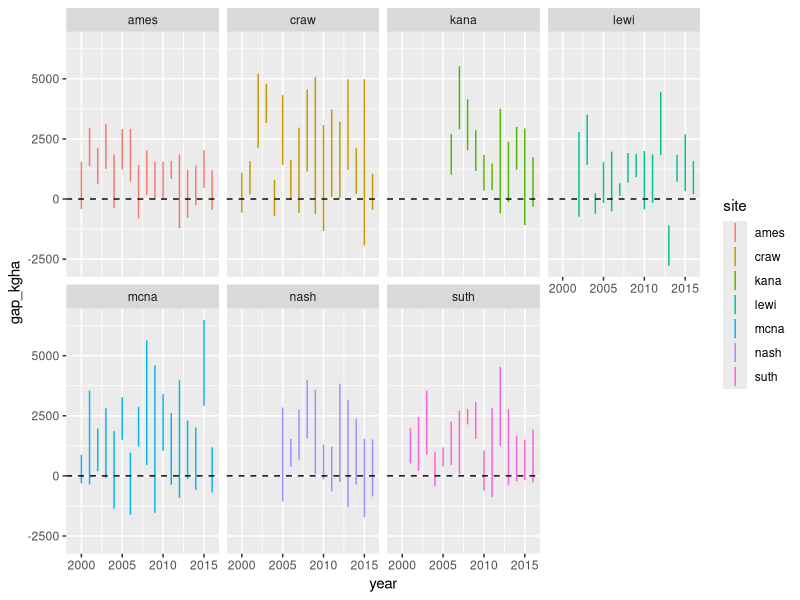
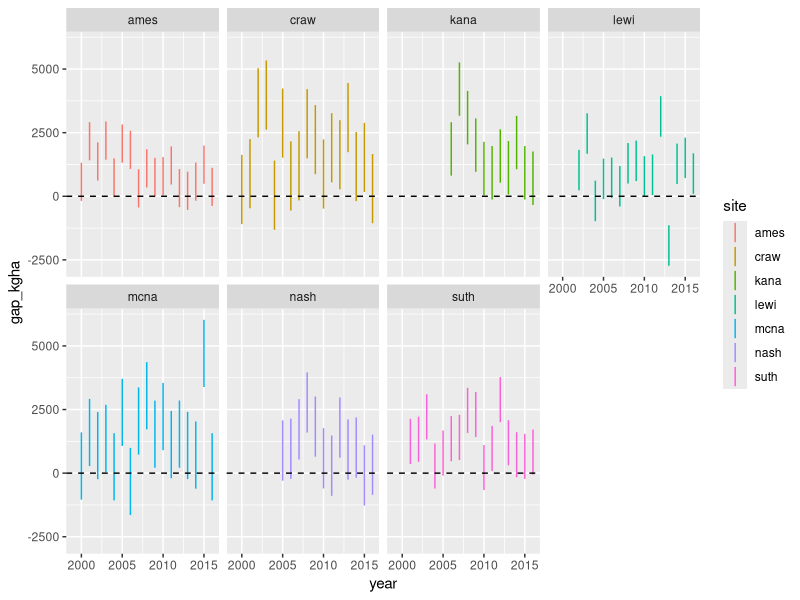
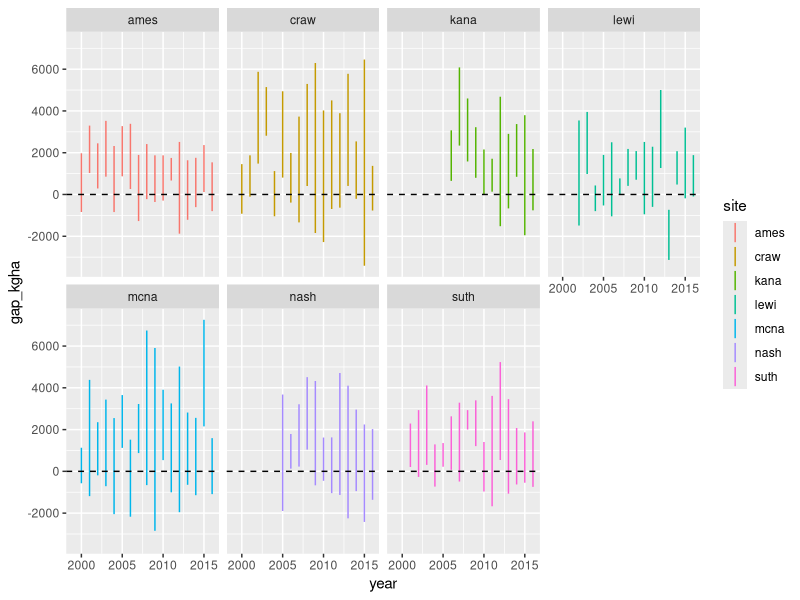
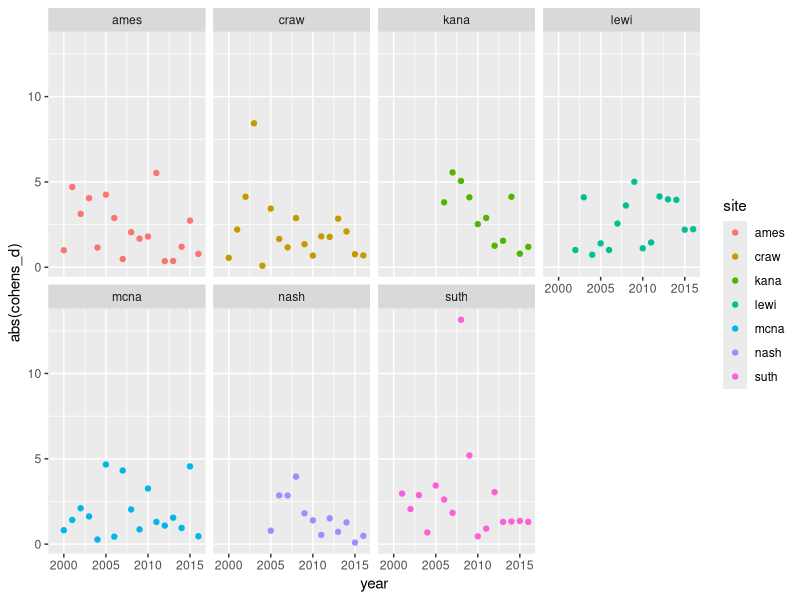
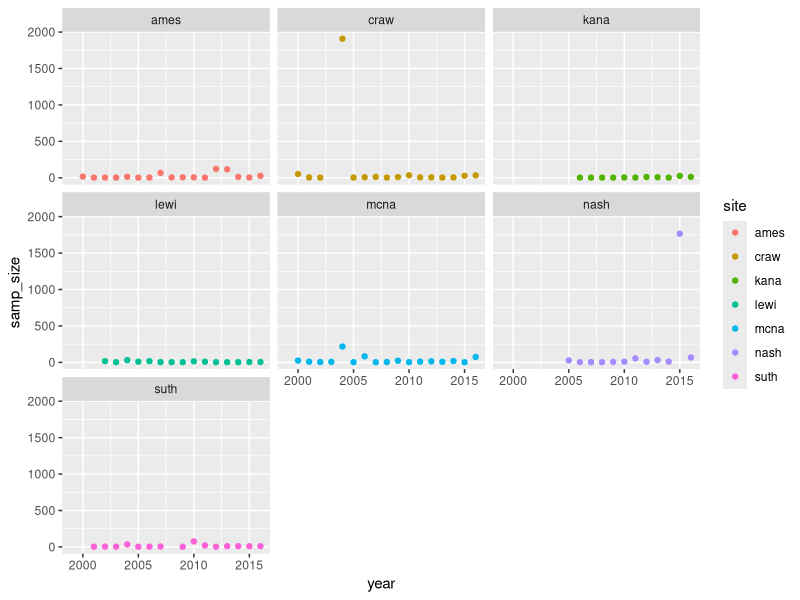
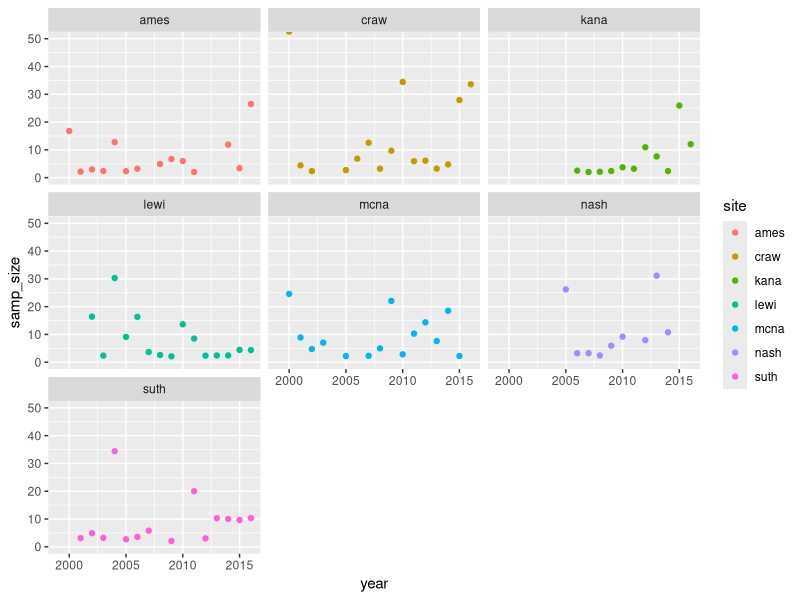

The R source for these figures, in order:
## ---- chunk 1
knitr::opts_chunk$set(echo = TRUE)
library(tidyverse)
## ---- chunk 2
dat_miranda <- read_csv("./dat_miranda.csv")
## ---- chunk 3
ylds <- 
  dat_miranda %>% 
  select(site, year, rotation, nrate_kgha, yield_kgha) %>% 
  pivot_wider(names_from = rotation, values_from = yield_kgha) %>% 
  filter(!is.na(sc)) 
  
ylds
## ---- chunk 4
sds <- 
  dat_miranda %>% 
  select(site, year, rotation, nrate_kgha, sd_kgha) %>% 
  pivot_wider(names_from = rotation, values_from = sd_kgha) %>% 
  rename("cc_sd" = cc,
         "sc_sd" = sc) %>% 
  filter(!is.na(sc_sd))
sds
## ---- chunk 5
dat <- 
  ylds %>% 
  left_join(sds) %>% 
  mutate(gap_kgha = sc - cc)
dat    
## ---- chunk 6
crit_val <- qt(p = .975, df = 4 + 4 - 2) # p = 1 - (.05)/2

dat2 <- dat %>%
  mutate(cc_s2 = (cc_sd) ^ 2, 
         sc_s2 = (sc_sd) ^ 2,
         sp = sqrt(3 * (cc_s2 + sc_s2) / (4 + 4 - 2)), # pool sp by year and site
         gap_se = sp * sqrt(1/4 + 1/4)) # standard error

dat2 %>% 
  ggplot(aes(year, gap_kgha)) + 
  geom_linerange(aes(ymin = gap_kgha - crit_val*gap_se, 
                     ymax = gap_kgha + crit_val*gap_se,
                     color = site)) + 
  geom_hline(yintercept = 0, linetype = "dashed") +
  facet_wrap(~site, nrow = 2) # changed to facet_wrap, personal preference :)
## ---- chunk 7
table(dat2$site)
## ---- chunk 8
crit_val <- qnorm(p = .975)

dat3 <- dat2 %>%
  group_by(site) %>%
  mutate(sp_site = sqrt(mean(c(cc_s2, sc_s2), na.rm = TRUE)),
         gap_se_site = sp_site * sqrt(1/4 + 1/4)) # standard error
  
  
ggplot(dat3, aes(x = year, y = gap_kgha)) + # reuse same plot code from above
  geom_linerange(aes(ymin = gap_kgha - crit_val*gap_se_site, 
                     ymax = gap_kgha + crit_val*gap_se_site,
                     color = site)) + 
  geom_hline(yintercept = 0, linetype = "dashed") +
  facet_wrap(~site, nrow = 2) # changed to facet_wrap, personal preference :)
## ---- chunk 9
nrow(na.omit(dat2)) # 105 rows with complete data
## ---- chunk 10
crit_val <- qnorm(p = 1 - (.05 / 105)/2)

ggplot(dat3, aes(x = year, y = gap_kgha)) + # reuse same plot code from above
  geom_linerange(aes(ymin = gap_kgha - crit_val*gap_se, # or use gap_se_site
                     ymax = gap_kgha + crit_val*gap_se, # or use gap_se_site
                     color = site)) + 
  geom_hline(yintercept = 0, linetype = "dashed") +
  facet_wrap(~site, nrow = 2) # changed to facet_wrap, personal preference :)
## ---- chunk 11
pwr::pwr.t.test(n = 4, sig.level = .05, power = .8)
## ---- chunk 12
pwr::pwr.t.test(n = 4, sig.level = .01, power = .95)
## ---- chunk 13
dat_d <- dat3 %>% mutate(cohens_d = gap_kgha / sp)

ggplot(dat_d) + 
  geom_point(aes(x = year, y = abs(cohens_d), color = site)) + 
  facet_wrap(~site, nrow = 2)
## ---- chunk 14
dat_d$samp_size <- sapply(abs(dat_d$cohens_d), function(d) {
  
  if(!is.na(d)) {
    
    out <- tryCatch({ # weird error with some d values
      pwr::pwr.t.test(sig.level = .05, power = .8, type = "two", d = d)
    }, error = function(e) { return(NA) })
    
    # At this point, `out` is either a list or NA from weird error 
    # If list, return out$n
    if(any(is.na(out))) { return (NA)} else {return(out$n)}
    
  } else { return(NA) } # if d was NA to start
})
## ---- chunk 15
ggplot(dat_d) + geom_point(aes(x = year, y = samp_size, color = site)) + 
  facet_wrap(~site)

# again with smaller y-lim
ggplot(dat_d) + geom_point(aes(x = year, y = samp_size, color = site)) + 
  facet_wrap(~site) +
  coord_cartesian(ylim = c(0, 50))
